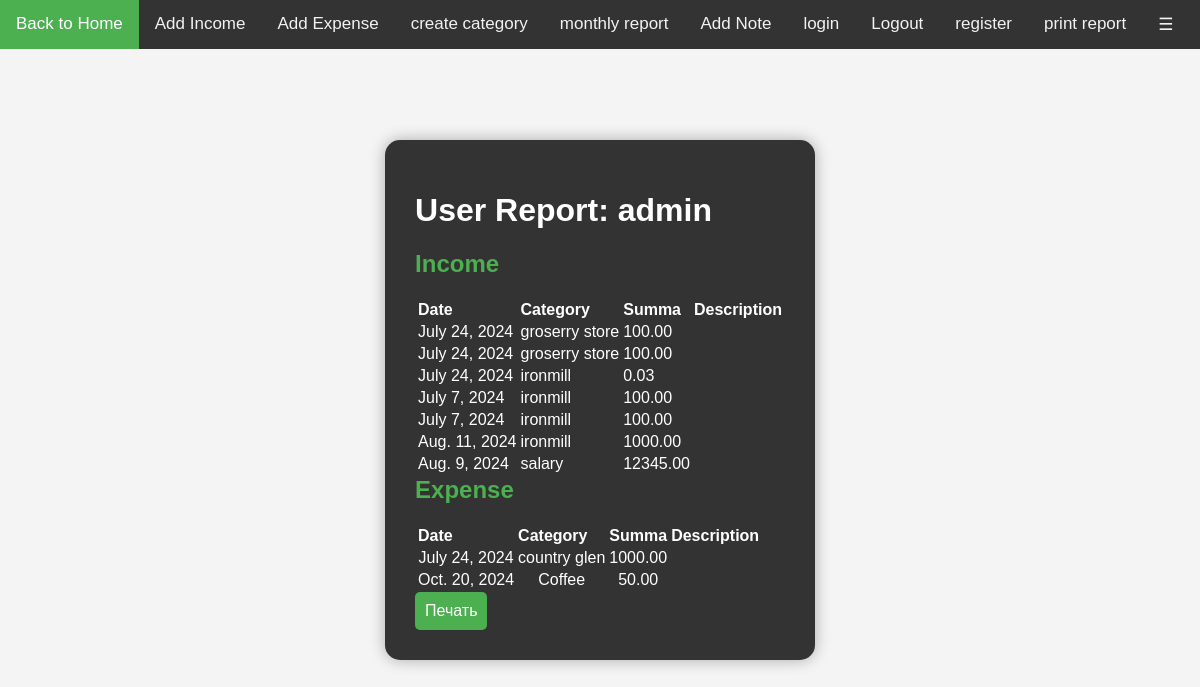
/print_report/ (signed in), run on the app's committed database.
### budget/models.py (models this page shows, shortened)
class Income(models.Model):
    user = models.ForeignKey(User, on_delete=models.CASCADE)
    amount = models.DecimalField(max_digits=10, decimal_places=2)
    date = models.DateField()
    category = models.ForeignKey(Category, on_delete=models.CASCADE)

class Category(models.Model):
    user = models.ForeignKey(User, on_delete=models.CASCADE, null=True, blank=True)
    name = models.CharField(max_length=100)

class Expense(models.Model):
    user = models.ForeignKey(User, on_delete=models.CASCADE)
    amount = models.DecimalField(max_digits=10, decimal_places=2)
    date = models.DateField()
    category = models.ForeignKey(Category, on_delete=models.CASCADE)

### budget/views.py (the view)
# urls.py: path('print_report/', views.print_report_view, name='print_report'),
@login_required
def print_report_view(request):
    user = request.user
    incomes = Income.objects.filter(user=user)
    expenses = Expense.objects.filter(user=user)
    category = Category.objects.filter(user=user)
    context = {
        'incomes': incomes,
        'expenses': expenses,
        'category': category,
    }
    return render(request, 'budget/print_report.html', context)

### templates/budget/print_report.html (shortened to what this page needs)
{% extends "base.html" %}
{% block container %}
<div >
    <h1>User Report: {{ user.username }}</h1>
    <div>
        <h2>Income</h2>
        <table>
            <thead>
                <tr>
                    <th>Date</th>
                    <th>Category</th>
                    <th>Summa</th>
                    <th>Description</th>
                </tr>
            </thead>
            <tbody >
                {% for income in incomes %}
                    <tr>
                        <td>{{ income.date }}</td>
                        <td>{{ income.category.name }}</td>
                        <td>{{ income.amount }}</td>
                        <td>{{ income.description }}</td>
                    </tr>
                {% endfor %}
            </tbody>
        </table>
    </div>
    <div>
        <h2>Expense</h2>
        <table>
            <thead>
                <tr>
                    <th>Date</th>
                    <th>Category</th>
                    <th>Summa</th>
                    <th>Description</th>
                </tr>
            </thead>
            <tbody style="text-align: center;">
                {% for expense in expenses %}
                    <tr>
                        <td>{{ expense.date }}</td>
                        <td>{{ expense.category.name }}</td>
                        <td>{{ expense.amount }}</td>
                        <td>{{ expense.description }}</td>
                    </tr>
                {% endfor %}
            </tbody>
        </table>
    </div>
    <div>
        <button onclick="window.print()">Печать</button>
    </div>
</div>
{% endblock container %}

### static/style.css (style rules this page uses)
body { font-family: Arial, sans-serif; margin: 0; padding: 0; }

### static/child_templates.css (style rules this page uses)
.centered-block h2 { margin-top: 0; color: #4CAF50; }
button { padding: 10px; border: none; border-radius: 5px; background-color: #4CAF50; color: white; font-size: 16px; cursor: pointer; }

### data on the page
Income: date "July 24, 2024", category.name "groserry store", amount "100.00"
Income: date "July 24, 2024", category.name "groserry store", amount "100.00"
Income: date "July 24, 2024", category.name "ironmill", amount "0.03"
Income: date "July 7, 2024", category.name "ironmill", amount "100.00"
Income: date "July 7, 2024", category.name "ironmill", amount "100.00"
Income: date "Aug. 11, 2024", category.name "ironmill", amount "1000.00"
Income: date "Aug. 9, 2024", category.name "salary", amount "12345.00"
Expense: date "July 24, 2024", category.name "country glen", amount "1000.00"
Expense: date "Oct. 20, 2024", category.name "Coffee", amount "50.00"

### other printed values
{{ user.username }} "admin"
